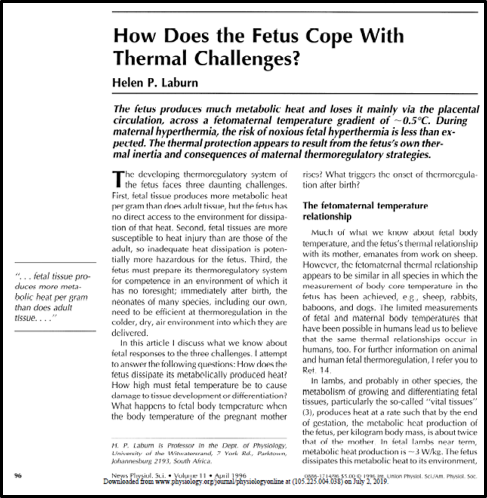
#> input picture extracted_images/slide10_shape2.png, 487 x 498 px; its folder holds only this picture in this run
$ python create_research_collage.py
#> lines starting #> are read from the running program, lines starting #| are printed output that depends on the picture
from PIL import Image, ImageDraw, ImageFont, ImageEnhance, ImageFilter
import os
import random
import math

def create_research_collage():
    # A4 size at 300 DPI
    width, height = 2480, 3508
    # Create a subtle gradient background
    collage = Image.new('RGB', (width, height), (248, 249, 250))

    # Get all images from the extracted_images folder
    image_folder = 'extracted_images'
    image_files = [f for f in os.listdir(image_folder) if f.endswith('.png')]
    print(f"\nTotal images found: {len(image_files)}")

    # Calculate grid parameters
    columns = 4      # 4 columns
    rows = 11        # Increased to 11 rows

    # Calculate margins and spacing
    margin_x = 90    # Slightly reduced margin
    margin_y = 100   # Reduced top margin
    spacing_x = 45   # Slightly reduced horizontal spacing
    spacing_y = 60   # Reduced vertical spacing

    cell_width = (width - (2 * margin_x) - (spacing_x * (columns - 1))) // columns
    cell_height = (height - (2 * margin_y) - (spacing_y * (rows - 1))) // rows

    # Priority images that must be included
    priority_images = ['slide32_shape3.png', 'slide55_shape1.png', 'slide60_shape3.png']

    # Process each image
    processed_images = []
    priority_processed = []
    skipped_images = []

    # Process priority images first
    for img_file in priority_images:
        if img_file in image_files:
            try:
                img_path = os.path.join(image_folder, img_file)
                img = Image.open(img_path)

                if img.mode != 'RGB':
                    img = img.convert('RGB')

                # Calculate aspect ratio preserving resize
                aspect = img.width / img.height
                if aspect > 1:
                    new_width = min(cell_width - 8, int(cell_height * aspect))
                    new_height = int(new_width / aspect)
                else:
                    new_height = min(cell_height - 8, int(cell_width / aspect))
                    new_width = int(new_height * aspect)

                # Enhanced image processing for priority images
                img = img.resize((new_width, new_height), Image.Resampling.LANCZOS)

                # Enhance image quality
                enhancer = ImageEnhance.Contrast(img)
                img = enhancer.enhance(1.15)
                enhancer = ImageEnhance.Sharpness(img)
                img = enhancer.enhance(1.2)

                # Create shadow with slightly more prominence
                shadow = Image.new('RGBA', (new_width + 10, new_height + 10), (0, 0, 0, 0))
                shadow_draw = ImageDraw.Draw(shadow)
                shadow_draw.rectangle([5, 5, new_width + 5, new_height + 5], fill=(0, 0, 0, 50))
                shadow = shadow.filter(ImageFilter.GaussianBlur(3))

                # Create background with very slight warm tint
                img_bg = Image.new('RGB', (new_width, new_height), (255, 254, 252))
                img_bg.paste(img, (0, 0))

                # Add refined border
                draw = ImageDraw.Draw(img_bg)
                draw.rectangle([0, 0, new_width-1, new_height-1], outline=(170, 170, 170), width=1)

                priority_processed.append((img_bg, shadow, new_width, new_height, img_file))

            except Exception as e:
                print(f"Error processing priority image {img_file}: {e}")
                skipped_images.append(img_file)

    # Process remaining images
    for img_file in image_files:
        if img_file not in priority_images:
            try:
                img_path = os.path.join(image_folder, img_file)
                img = Image.open(img_path)
#> img is the input picture: PIL image 487x498 RGBA; mean R, G, B, A 227.1, 227.1, 227.2, 255

                if img.mode != 'RGB':
                    img = img.convert('RGB')
#> img: PIL image 487x498 RGB

                # Calculate aspect ratio preserving resize
                aspect = img.width / img.height
#> aspect = 0.978
                if aspect > 1:
                    new_width = min(cell_width - 10, int(cell_height * aspect))
                    new_height = int(new_width / aspect)
                else:
                    new_height = min(cell_height - 10, int(cell_width / aspect))
#> new_height = 236
                    new_width = int(new_height * aspect)
#> new_width = 230

                # Resize image with high-quality settings
                img = img.resize((new_width, new_height), Image.Resampling.LANCZOS)
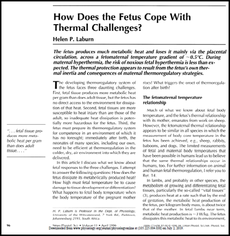
#> img: PIL image 230x236 RGB; mean R, G, B 226.2, 226.2, 226.2

                # Enhance image slightly
                enhancer = ImageEnhance.Contrast(img)
                img = enhancer.enhance(1.1)
                enhancer = ImageEnhance.Sharpness(img)
                img = enhancer.enhance(1.1)

                # Create slightly larger shadow for more depth
                shadow = Image.new('RGBA', (new_width + 8, new_height + 8), (0, 0, 0, 0))
#> shadow: PIL image 238x244 RGBA; every value is 0
                shadow_draw = ImageDraw.Draw(shadow)
                shadow_draw.rectangle([4, 4, new_width + 4, new_height + 4], fill=(0, 0, 0, 45))
                shadow = shadow.filter(ImageFilter.GaussianBlur(3))
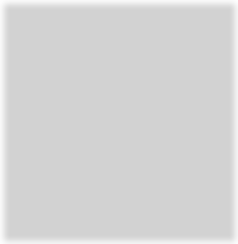
#> shadow: PIL image 238x244 RGBA; mean R, G, B, A 0, 0, 0, 42.4; transparent parts drawn white

                # Create a white background with very slight warm tint
                img_bg = Image.new('RGB', (new_width, new_height), (255, 254, 252))
                img_bg.paste(img, (0, 0))

                # Add refined border
                draw = ImageDraw.Draw(img_bg)
                draw.rectangle([0, 0, new_width-1, new_height-1], outline=(180, 180, 180), width=1)

                processed_images.append((img_bg, shadow, new_width, new_height, img_file))

            except Exception as e:
                print(f"Error processing {img_file}: {e}")
                skipped_images.append(img_file)

    # Combine priority and regular images
    processed_images = priority_processed + processed_images
#> processed_images = 1 item

    # Sort non-priority images by size
    processed_images[len(priority_processed):] = sorted(
        processed_images[len(priority_processed):],
        key=lambda x: (x[2] * x[3]),
        reverse=True
    )

    # Track included and excluded images
    included_images = []
    excluded_images = []

    # Place images on the canvas
    images_placed = 0
    for row in range(rows):
        for col in range(columns):
            if images_placed >= len(processed_images):
                break

            img, shadow, img_width, img_height, img_file = processed_images[images_placed]

            # Calculate position
            x = margin_x + (col * (cell_width + spacing_x))
            y = margin_y + (row * (cell_height + spacing_y))

            # Center image in its cell
            x_offset = (cell_width - img_width) // 2
            y_offset = (cell_height - img_height) // 2

            # Paste shadow first
            collage.paste(shadow, (x + x_offset - 4, y + y_offset - 4), shadow)
            # Then paste image
            collage.paste(img, (x + x_offset, y + y_offset))

            included_images.append(img_file)
            images_placed += 1
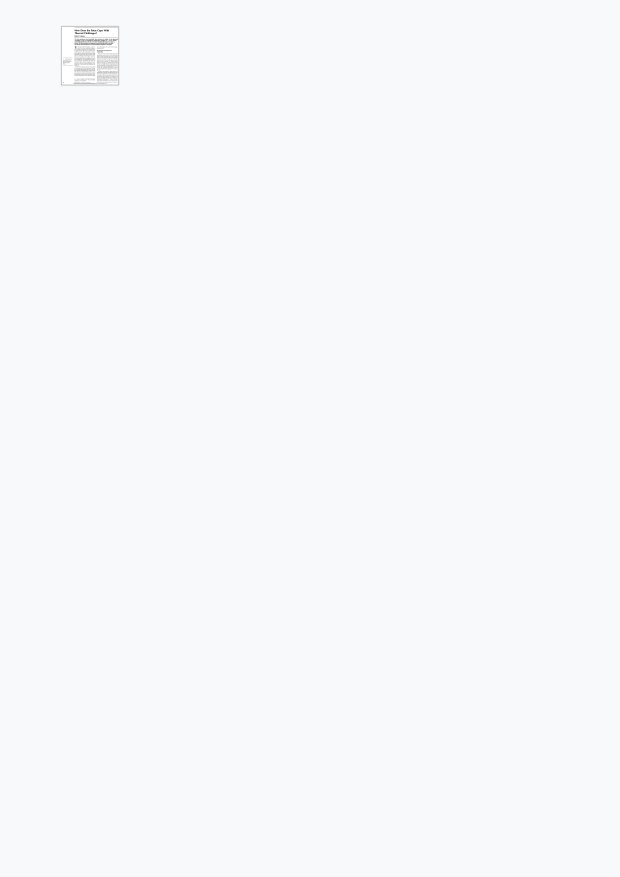
#> collage: PIL image 2480x3508 RGB (shown at 1/4 size); mean R, G, B 247.9, 248.9, 249.9
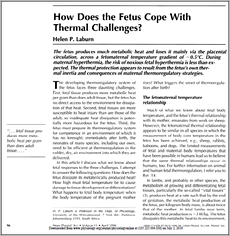
#> img: PIL image 230x236 RGB; mean R, G, B 227.6, 227.6, 227.6
#> after the loop, images_placed = 1; included_images = ['slide10_shape2.png']

    # Track excluded images
    excluded_images = [img_file for img_file in image_files if img_file not in included_images]
#> excluded_images = []

    # Save with high quality
    output_path = 'wits_climate_research_collage.png'
    collage.save(output_path, 'PNG', quality=95, dpi=(300, 300))

    # Print summary
    print(f"\nCollage created with {images_placed} images")
#| Collage created with 1 images
    print("\nIncluded images:")
    for idx, img in enumerate(included_images, 1):
        print(f"{idx}. {img}")
#> this loop made 1 pass
#> (idx, img) on pass 1: (1, 'slide10_shape2.png')
#| 1. slide10_shape2.png

    print("\nExcluded images:")
    for idx, img in enumerate(excluded_images, 1):
        print(f"{idx}. {img}")
#> this loop made 0 passes

    if skipped_images:
        print("\nSkipped images (due to errors):")
        for idx, img in enumerate(skipped_images, 1):
            print(f"{idx}. {img}")

if __name__ == "__main__":
    create_research_collage()
